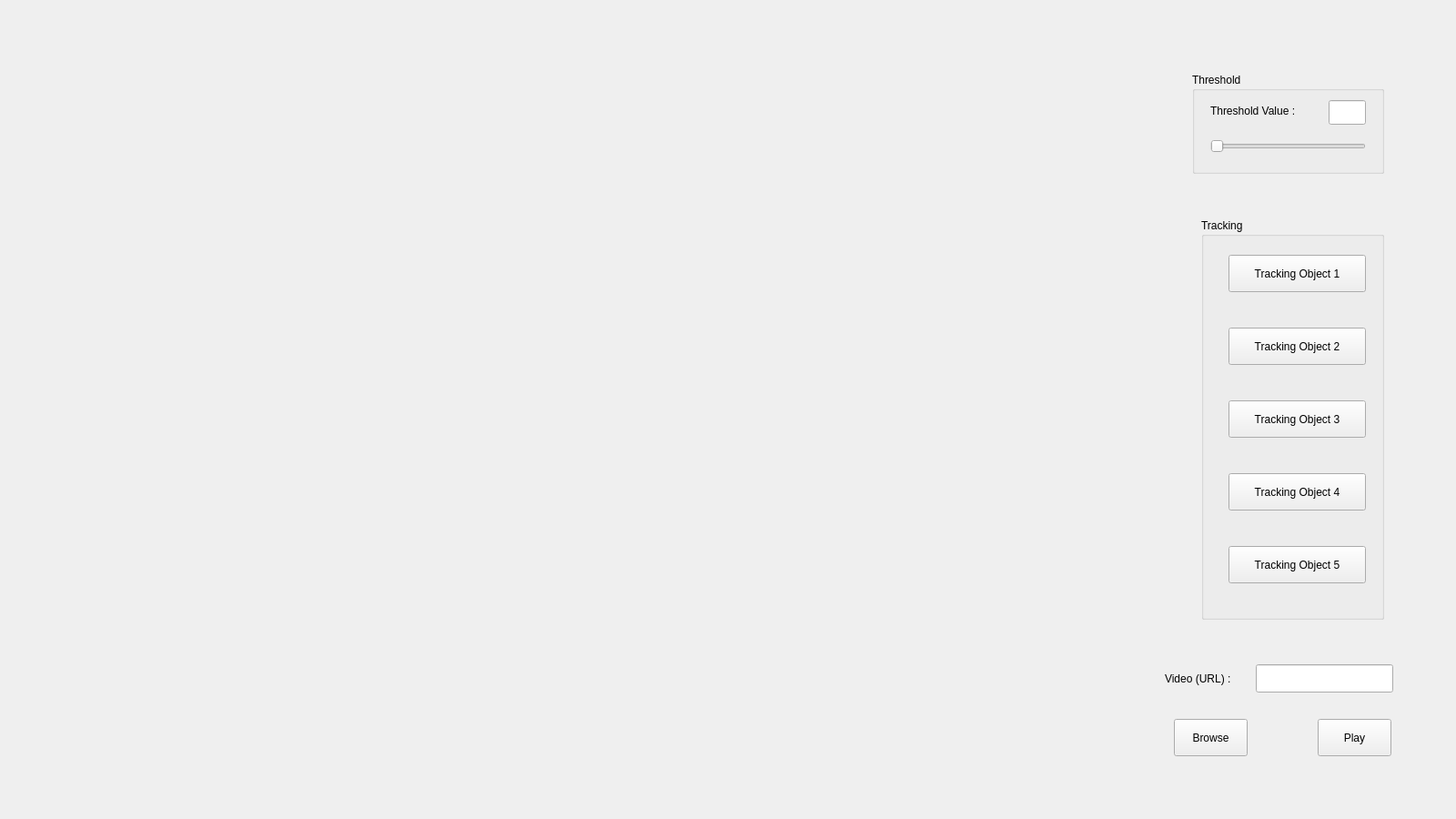
<?xml version="1.0" encoding="UTF-8"?>
<ui version="4.0">
 <class>Widget</class>
 <widget class="QWidget" name="Widget">
  <property name="geometry">
   <rect>
    <x>0</x>
    <y>0</y>
    <width>1600</width>
    <height>900</height>
   </rect>
  </property>
  <property name="minimumSize">
   <size>
    <width>810</width>
    <height>622</height>
   </size>
  </property>
  <property name="windowTitle">
   <string>Object Tracking</string>
  </property>
  <widget class="QGroupBox" name="groupBox">
   <property name="geometry">
    <rect>
     <x>1310</x>
     <y>80</y>
     <width>211</width>
     <height>111</height>
    </rect>
   </property>
   <property name="title">
    <string>Threshold</string>
   </property>
   <widget class="QSlider" name="thresholdHorizontalSlider">
    <property name="geometry">
     <rect>
      <x>20</x>
      <y>70</y>
      <width>171</width>
      <height>21</height>
     </rect>
    </property>
    <property name="orientation">
     <enum>Qt::Horizontal</enum>
    </property>
   </widget>
   <widget class="QLabel" name="thresholdValueLabel">
    <property name="geometry">
     <rect>
      <x>20</x>
      <y>26</y>
      <width>121</width>
      <height>31</height>
     </rect>
    </property>
    <property name="text">
     <string>Threshold Value :</string>
    </property>
   </widget>
   <widget class="QLineEdit" name="thresholdValueLineEdit">
    <property name="geometry">
     <rect>
      <x>150</x>
      <y>30</y>
      <width>41</width>
      <height>27</height>
     </rect>
    </property>
   </widget>
  </widget>
  <widget class="QGroupBox" name="groupBox_2">
   <property name="geometry">
    <rect>
     <x>1320</x>
     <y>240</y>
     <width>201</width>
     <height>441</height>
    </rect>
   </property>
   <property name="title">
    <string>Tracking</string>
   </property>
   <widget class="QPushButton" name="trackingObj_1_PushButton">
    <property name="geometry">
     <rect>
      <x>30</x>
      <y>40</y>
      <width>151</width>
      <height>41</height>
     </rect>
    </property>
    <property name="text">
     <string>Tracking Object 1</string>
    </property>
   </widget>
   <widget class="QPushButton" name="trackingObj_2_PushButton">
    <property name="geometry">
     <rect>
      <x>30</x>
      <y>120</y>
      <width>151</width>
      <height>41</height>
     </rect>
    </property>
    <property name="text">
     <string>Tracking Object 2</string>
    </property>
   </widget>
   <widget class="QPushButton" name="trackingObj_4_PushButton">
    <property name="geometry">
     <rect>
      <x>30</x>
      <y>280</y>
      <width>151</width>
      <height>41</height>
     </rect>
    </property>
    <property name="text">
     <string>Tracking Object 4</string>
    </property>
   </widget>
   <widget class="QPushButton" name="trackingObj_3_PushButton">
    <property name="geometry">
     <rect>
      <x>30</x>
      <y>200</y>
      <width>151</width>
      <height>41</height>
     </rect>
    </property>
    <property name="text">
     <string>Tracking Object 3</string>
    </property>
   </widget>
   <widget class="QPushButton" name="trackingObj_5_PushButton">
    <property name="geometry">
     <rect>
      <x>30</x>
      <y>360</y>
      <width>151</width>
      <height>41</height>
     </rect>
    </property>
    <property name="text">
     <string>Tracking Object 5</string>
    </property>
   </widget>
  </widget>
  <widget class="QLabel" name="videoURLLabel">
   <property name="geometry">
    <rect>
     <x>1280</x>
     <y>730</y>
     <width>91</width>
     <height>31</height>
    </rect>
   </property>
   <property name="text">
    <string>Video (URL) :</string>
   </property>
  </widget>
  <widget class="QLineEdit" name="videoURLLineEdit">
   <property name="geometry">
    <rect>
     <x>1380</x>
     <y>730</y>
     <width>151</width>
     <height>31</height>
    </rect>
   </property>
  </widget>
  <widget class="QPushButton" name="browseVideoPushButton">
   <property name="geometry">
    <rect>
     <x>1290</x>
     <y>790</y>
     <width>81</width>
     <height>41</height>
    </rect>
   </property>
   <property name="text">
    <string>Browse</string>
   </property>
  </widget>
  <widget class="QPushButton" name="playVideoPushButton">
   <property name="geometry">
    <rect>
     <x>1448</x>
     <y>790</y>
     <width>81</width>
     <height>41</height>
    </rect>
   </property>
   <property name="text">
    <string>Play</string>
   </property>
  </widget>
  <widget class="QLabel" name="imgViewer">
   <property name="geometry">
    <rect>
     <x>5</x>
     <y>5</y>
     <width>1261</width>
     <height>871</height>
    </rect>
   </property>
   <property name="text">
    <string/>
   </property>
  </widget>
 </widget>
 <layoutdefault spacing="6" margin="11"/>
 <resources/>
 <connections/>
</ui>
